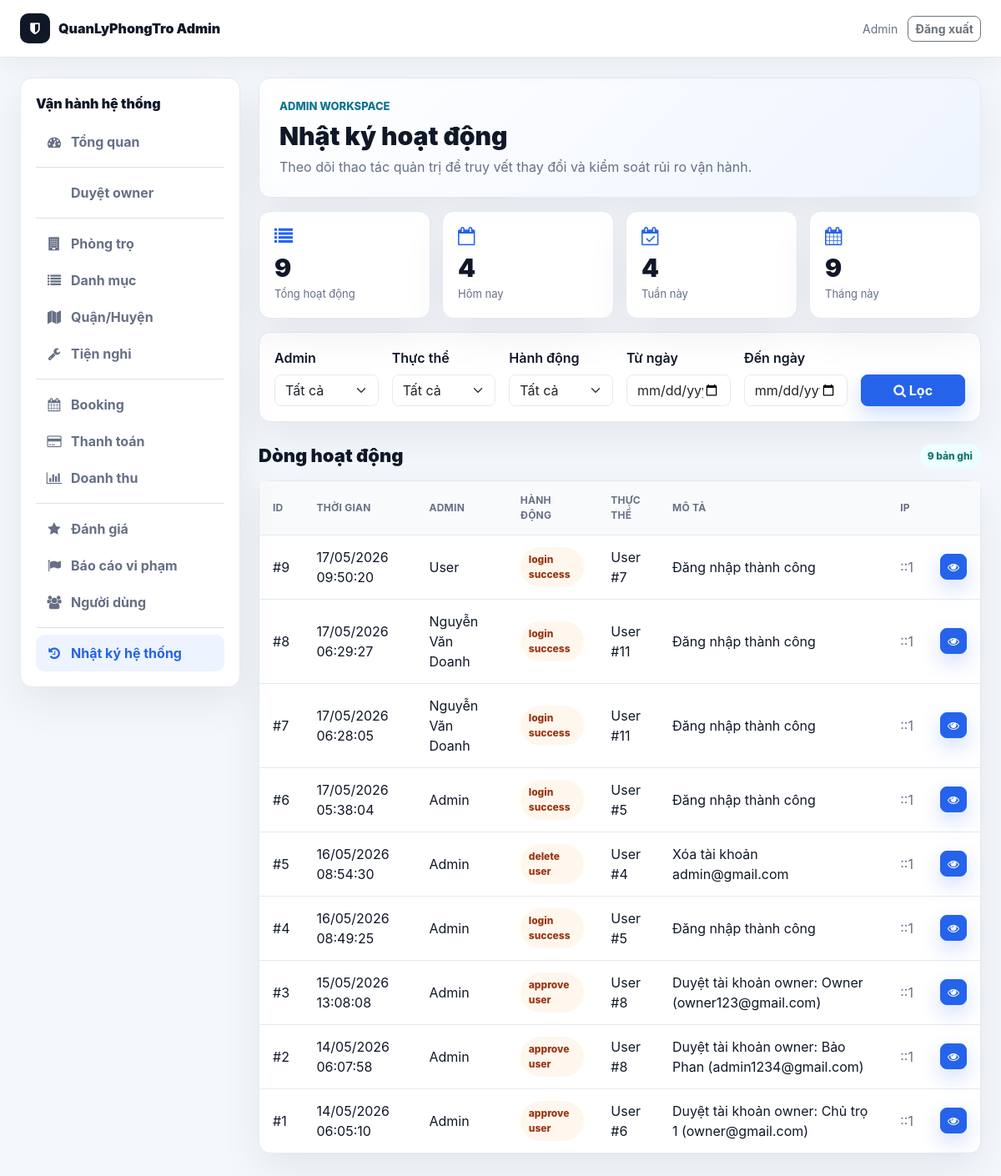
Page /public/admin/activity_logs.php (signed in) on the committed database.
### tables this page shows
CREATE TABLE `activity_logs` (
  `id` int(11) NOT NULL,
  `admin_id` int(11) DEFAULT NULL,
  `action` varchar(100) NOT NULL,
  `entity_type` varchar(100) DEFAULT NULL,
  `entity_id` int(11) DEFAULT NULL,
  `old_values` text DEFAULT NULL,
  `new_values` text DEFAULT NULL,
  `description` text DEFAULT NULL,
  `ip_address` varchar(45) DEFAULT NULL,
  `user_agent` text DEFAULT NULL,
  `created_at` timestamp NOT NULL DEFAULT current_timestamp()
);

CREATE TABLE `users` (
  `id` int(11) NOT NULL,
  `name` varchar(100) DEFAULT NULL,
  `email` varchar(150) DEFAULT NULL,
  `password` varchar(255) DEFAULT NULL,
  `reset_token` varchar(64) DEFAULT NULL,
  `reset_expires` datetime DEFAULT NULL,
  `force_password_change` tinyint(1) NOT NULL DEFAULT 0,
  `phone` varchar(20) DEFAULT NULL,
  `avatar` varchar(255) DEFAULT NULL,
  `role` enum('user','owner','admin') DEFAULT 'user',
  `created_at` timestamp NOT NULL DEFAULT current_timestamp(),
  `status` varchar(20) DEFAULT 'pending',
  `owner_verification_status` enum('not_required','pending_verification','submitted','approved','rejected') NOT NULL DEFAULT 'not_required',
  `approved_by` int(11) DEFAULT NULL,
  `approved_at` datetime DEFAULT NULL,
  `rejection_reason` text DEFAULT NULL,
  `address` text DEFAULT NULL,
  `idcard_number` varchar(50) DEFAULT NULL,
  `trust_score` int(11) NOT NULL DEFAULT 0,
  `admin_note` text DEFAULT NULL,
  `verified_at` datetime DEFAULT NULL,
  `verification_submitted_at` datetime DEFAULT NULL,
  `verification_reviewed_by` int(11) DEFAULT NULL,
  `verification_reviewed_at` datetime DEFAULT NULL,
  `verification_rejection_reason` text DEFAULT NULL,
  `id_card_front` varchar(255) DEFAULT NULL,
  `id_card_back` varchar(255) DEFAULT NULL,
  `selfie_image` varchar(255) DEFAULT NULL,
  `bank_name` varchar(100) DEFAULT NULL,
  `bank_account_no` varchar(50) DEFAULT NULL,
  `bank_account_name` varchar(100) DEFAULT NULL,
  `bank_verified_at` datetime DEFAULT NULL,
  `notify_email` tinyint(1) DEFAULT 1,
  `notify_booking` tinyint(1) DEFAULT 1,
  `show_phone` tinyint(1) DEFAULT 1,
  `dark_mode` tinyint(1) DEFAULT 0
);

### public/admin_init.php (called while the page is built, shortened)
<?php
require_once __DIR__ . '/../config/database.php';
require_once __DIR__ . '/../core/Database.php';
require_once __DIR__ . '/../app/controller/ActivityLogController.php';
$db = new Database($conn);
?>

### core/Database.php (called while the page is built, shortened)
<?php
class Database {
    private $conn;
    public function __construct($connection) {
        $this->conn = $connection;
    }
    public function getRow($sql) {
        $result = $this->conn->query($sql);
        if ($result && $result->num_rows > 0) {
            return $result->fetch_assoc();
        }
        return false;
    }
    public function getRows($sql) {
        $result = $this->conn->query($sql);
        if ($result && $result->num_rows > 0) {
            $rows = [];
            while ($row = $result->fetch_assoc()) {
                $rows[] = $row;
            }
            return $rows;
        }
        return [];
    }
}
?>

### public/admin/activity_logs.php (the view, shortened to what this page needs)
<?php
require_once __DIR__ . '/../admin_init.php';
require_once __DIR__ . '/layout.php';
$page = max(1, (int)($_GET['page'] ?? 1));
$dateFrom = $_GET['date_from'] ?? '';
$dateTo = $_GET['date_to'] ?? '';
$limit = ITEMS_PER_PAGE;
$offset = ($page - 1) * $limit;
$where = '1=1';
$total = (int)($db->getRow("SELECT COUNT(*) AS total FROM activity_logs l WHERE {$where}")['total'] ?? 0);
$logs = $db->getRows(
    "SELECT l.*, u.name AS admin_name, u.email AS admin_email
     FROM activity_logs l
     LEFT JOIN users u ON l.admin_id = u.id
     WHERE {$where}
     ORDER BY l.created_at DESC
     LIMIT {$offset}, {$limit}"
);
$stats = $db->getRow(
    "SELECT COUNT(*) AS total,
            COUNT(IF(DATE(created_at) = CURDATE(), 1, NULL)) AS today,
            COUNT(IF(YEARWEEK(created_at) = YEARWEEK(NOW()), 1, NULL)) AS week,
            COUNT(IF(MONTH(created_at) = MONTH(NOW()) AND YEAR(created_at) = YEAR(NOW()), 1, NULL)) AS month
     FROM activity_logs"
) ?: [];
?>
<div class="wb-grid wb-stats-4 mb-3">
    <div class="wb-card"><i class="fa fa-list wb-card-icon"></i><div class="wb-card-value"><?php echo (int)($stats['total'] ?? 0); ?></div><div class="wb-card-label">Tổng hoạt động</div></div>
    <div class="wb-card"><i class="fa fa-calendar-o wb-card-icon"></i><div class="wb-card-value"><?php echo (int)($stats['today'] ?? 0); ?></div><div class="wb-card-label">Hôm nay</div></div>
    <div class="wb-card"><i class="fa fa-calendar-check-o wb-card-icon"></i><div class="wb-card-value"><?php echo (int)($stats['week'] ?? 0); ?></div><div class="wb-card-label">Tuần này</div></div>
    <div class="wb-card"><i class="fa fa-calendar wb-card-icon"></i><div class="wb-card-value"><?php echo (int)($stats['month'] ?? 0); ?></div><div class="wb-card-label">Tháng này</div></div>
</div>
<div class="wb-card mb-3">
    <form method="GET" class="row g-3 align-items-end">
        <div class="col-md-2">
            <label class="form-label fw-semibold">Admin</label>
            <select name="admin_id" class="form-select">
                <option value="">Tất cả</option>
            </select>
        </div>
        <div class="col-md-2">
            <label class="form-label fw-semibold">Thực thể</label>
            <select name="entity_type" class="form-select">
                <option value="">Tất cả</option>
            </select>
        </div>
        <div class="col-md-2">
            <label class="form-label fw-semibold">Hành động</label>
            <select name="action" class="form-select">
                <option value="">Tất cả</option>
            </select>
        </div>
        <div class="col-md-2">
            <label class="form-label fw-semibold">Từ ngày</label>
            <input type="date" name="date_from" class="form-control" value="<?php echo admin_e($dateFrom); ?>">
        </div>
        <div class="col-md-2">
            <label class="form-label fw-semibold">Đến ngày</label>
            <input type="date" name="date_to" class="form-control" value="<?php echo admin_e($dateTo); ?>">
        </div>
        <div class="col-md-2">
            <button type="submit" class="btn btn-primary w-100"><i class="fa fa-search"></i> Lọc</button>
        </div>
    </form>
</div>
<div class="wb-section-head">
    <h2>Dòng hoạt động</h2>
    <span class="wb-pill"><?php echo $total; ?> bản ghi</span>
</div>
<div class="wb-table-card">
    <?php if ($logs): ?>
        <table class="wb-table">
            <thead>
                <tr>
                    <th>ID</th>
                    <th>Thời gian</th>
                    <th>Admin</th>
                    <th>Hành động</th>
                    <th>Thực thể</th>
                    <th>Mô tả</th>
                    <th>IP</th>
                    <th></th>
                </tr>
            </thead>
            <tbody>
                <?php foreach ($logs as $log): ?>
                    <tr>
                        <td>#<?php echo (int)$log['id']; ?></td>
                        <td><?php echo !empty($log['created_at']) ? date('d/m/Y H:i:s', strtotime((string)$log['created_at'])) : ''; ?></td>
                        <td><?php echo admin_e($log['admin_name'] ?? 'Ẩn danh'); ?></td>
                        <td><span class="wb-pill warning"><?php echo admin_e(str_replace('_', ' ', (string)$log['action'])); ?></span></td>
                        <td><?php echo admin_e(ucfirst((string)$log['entity_type'])); ?> #<?php echo (int)$log['entity_id']; ?></td>
                        <td><?php echo admin_e(substr((string)($log['description'] ?? ''), 0, 80)); ?></td>
                        <td class="wb-muted"><?php echo admin_e($log['ip_address'] ?? '-'); ?></td>
                        <td class="text-end"><a href="activity_log_detail.php?id=<?php echo (int)$log['id']; ?>" class="btn btn-sm btn-primary"><i class="fa fa-eye"></i></a></td>
                    </tr>
                <?php endforeach; ?>
            </tbody>
        </table>
    <?php else: ?>
        <div class="wb-empty">Không có hoạt động phù hợp bộ lọc.</div>
    <?php endif; ?>
</div>

### public/assets/css/modern.css (style rules this page uses)
:root { --app-bg: #f4f7fb; --app-surface: #ffffff; --app-surface-soft: #f8fafc; --app-text: #172033; --app-muted: #667085; --app-border: #e5eaf2; --app-primary: #2563eb; --app-primary-dark: #1e40af; --app-accent: #14b8a6; --app-warning: #f59e0b; --app-danger: #dc2626; --app-success: #16a34a; --app-shadow: 0 14px 40px rgba(15, 23, 42, 0.08); --app-radius: 8px; }
body { background: var(--app-bg) !important; color: var(--app-text); font-family: "Inter", "Segoe UI", Arial, sans-serif !important; }
*, *::before, *::after { box-sizing: border-box; }
.btn, button, .btn-primary, .btn-view, .btn-search, .btn-cta { border-radius: var(--app-radius) !important; font-weight: 700; }
.btn-primary, .btn-view, .btn-search { background: var(--app-primary) !important; border-color: var(--app-primary) !important; box-shadow: 0 10px 24px rgba(37, 99, 235, 0.22); }
.form-control, .form-select, input, textarea, select { border-radius: var(--app-radius) !important; border-color: var(--app-border) !important; }

### public/assets/css/workbench.css (style rules this page uses)
:root { --wb-bg: #f4f7fb; --wb-surface: #ffffff; --wb-soft: #f8fafc; --wb-text: #101828; --wb-muted: #667085; --wb-border: #e5eaf2; --wb-primary: #2563eb; --wb-primary-dark: #1e40af; --wb-accent: #0e7490; --wb-success: #16a34a; --wb-warning: #f59e0b; --wb-danger: #dc2626; --wb-shadow: 0 18px 50px rgba(15, 23, 42, .07); }
body.workbench { min-height: 100vh; margin: 0; background: var(--wb-bg) !important; color: var(--wb-text); font-family: "Inter", "Segoe UI", Arial, sans-serif; }
.wb-sidebar, .wb-hero, .wb-card, .wb-table-card, .wb-list-card { background: var(--wb-surface); border: 1px solid var(--wb-border); border-radius: 14px; box-shadow: var(--wb-shadow); }
.wb-grid { display: grid; gap: 14px; }
.wb-stats-4 { grid-template-columns: repeat(4, minmax(0, 1fr)); }
.wb-card { padding: 18px; }
.wb-card-icon { color: var(--wb-primary); font-size: 22px; margin-bottom: 12px; }
.wb-card-value { font-size: 30px; line-height: 1; font-weight: 950; }
.wb-card-label { color: var(--wb-muted); font-size: 13px; margin-top: 7px; }
.wb-section-head { margin: 26px 0 14px; display: flex; align-items: center; justify-content: space-between; gap: 12px; }
.wb-section-head h2 { margin: 0; font-size: 22px; font-weight: 950; }
.wb-pill { display: inline-flex; align-items: center; gap: 6px; padding: 6px 10px; border-radius: 999px; background: #ecfeff; color: #0f766e; font-size: 12px; font-weight: 850; }
.wb-pill.warning { background: #fff7ed; color: #9a3412; }
.wb-muted { color: var(--wb-muted); }
.wb-table { width: 100%; margin: 0; }
.wb-table th, .wb-table td { padding: 14px 16px; border-bottom: 1px solid var(--wb-border); vertical-align: middle; }
.wb-table th { color: var(--wb-muted); background: var(--wb-soft); font-size: 12px; text-transform: uppercase; letter-spacing: .02em; }
.wb-table tr:last-child td { border-bottom: 0; }

### rows in the picture
activity_logs: id "9", created_at "17/05/2026 09:50:20", users.name "User", action "login success", entity_type "User", entity "7", description "Đăng nhập thành công", ip_address "::1"
activity_logs: id "8", created_at "17/05/2026 06:29:27", users.name "Nguyễn Văn Doanh", action "login success", entity_type "User", entity "11", description "Đăng nhập thành công", ip_address "::1"
activity_logs: id "7", created_at "17/05/2026 06:28:05", users.name "Nguyễn Văn Doanh", action "login success", entity_type "User", entity "11", description "Đăng nhập thành công", ip_address "::1"
activity_logs: id "6", created_at "17/05/2026 05:38:04", users.name "Admin", action "login success", entity_type "User", entity "5", description "Đăng nhập thành công", ip_address "::1"
activity_logs: id "5", created_at "16/05/2026 08:54:30", users.name "Admin", action "delete user", entity_type "User", entity "4", description "Xóa tài khoản admin@gmail.com", ip_address "::1"
activity_logs: id "4", created_at "16/05/2026 08:49:25", users.name "Admin", action "login success", entity_type "User", entity "5", description "Đăng nhập thành công", ip_address "::1"
activity_logs: id "3", created_at "15/05/2026 13:08:08", users.name "Admin", action "approve user", entity_type "User", entity "8", description "Duyệt tài khoản owner: Owner (owner123@gmail.com)", ip_address "::1"
activity_logs: id "2", created_at "14/05/2026 06:07:58", users.name "Admin", action "approve user", entity_type "User", entity "8", description "Duyệt tài khoản owner: Bảo Phan (admin1234@gmail.com)", ip_address "::1"
activity_logs: id "1", created_at "14/05/2026 06:05:10", users.name "Admin", action "approve user", entity_type "User", entity "6", description "Duyệt tài khoản owner: Chủ trọ 1 (owner@gmail.com)", ip_address "::1"

### other values in the picture
admin_e(admin_current_name()) "Admin"
admin_e($item['label']) "Tổng quan"
admin_e($item['label']) "Duyệt owner"
admin_e($item['label']) "Phòng trọ"
admin_e($item['label']) "Danh mục"
admin_e($item['label']) "Quận/Huyện"
admin_e($item['label']) "Tiện nghi"
admin_e($item['label']) "Booking"
admin_e($item['label']) "Thanh toán"
admin_e($item['label']) "Doanh thu"
admin_e($item['label']) "Đánh giá"
admin_e($item['label']) "Báo cáo vi phạm"
admin_e($item['label']) "Người dùng"
admin_e($item['label']) "Nhật ký hệ thống"
admin_e($title) "Nhật ký hoạt động"
